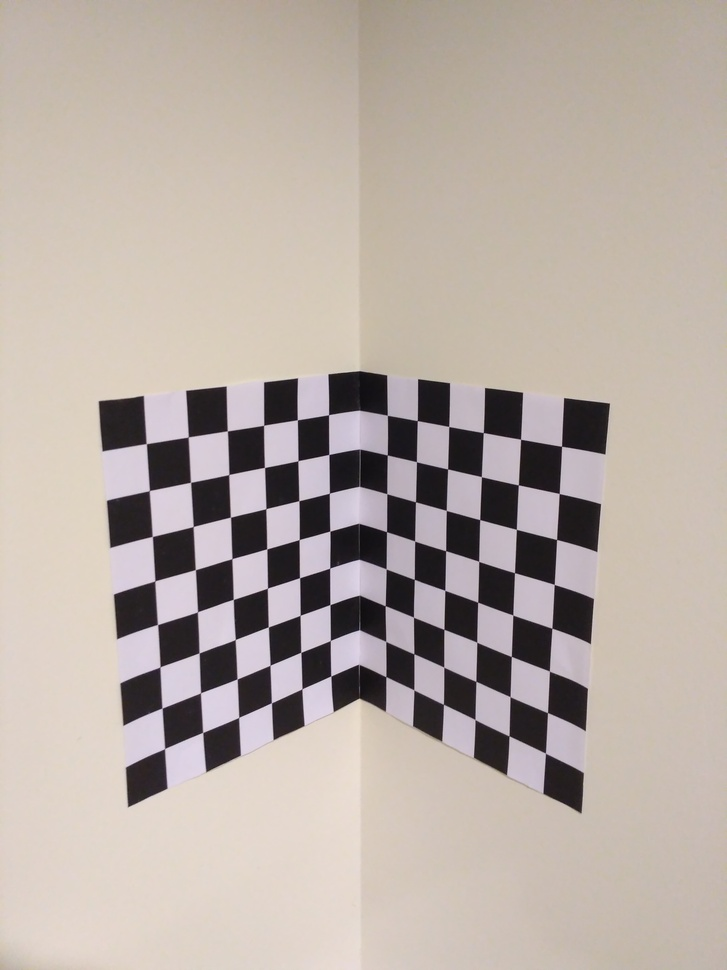
#> input picture assi1/calib-object.jpg, 727 x 970 px, shrunk from 3120 x 4160 before the run
$ jupyter execute assi1.ipynb
#> lines starting #> are read from the running program, lines starting #| are printed output that depends on the picture
[cell 1]
import cv2
import numpy as np

Q1 : Own Calibration

[cell 2]
import cv2
import numpy as np

# Load the chessboard image
image = cv2.imread('calib-object.jpg')
#> image is the input picture: shape (970, 727, 3); mean B, G, R 165.1, 172.4, 183.5
gray = cv2.cvtColor(image, cv2.COLOR_BGR2GRAY)

# Find corners using Harris corner detection
corners = cv2.cornerHarris(gray, blockSize=2, ksize=3, k=0.04)
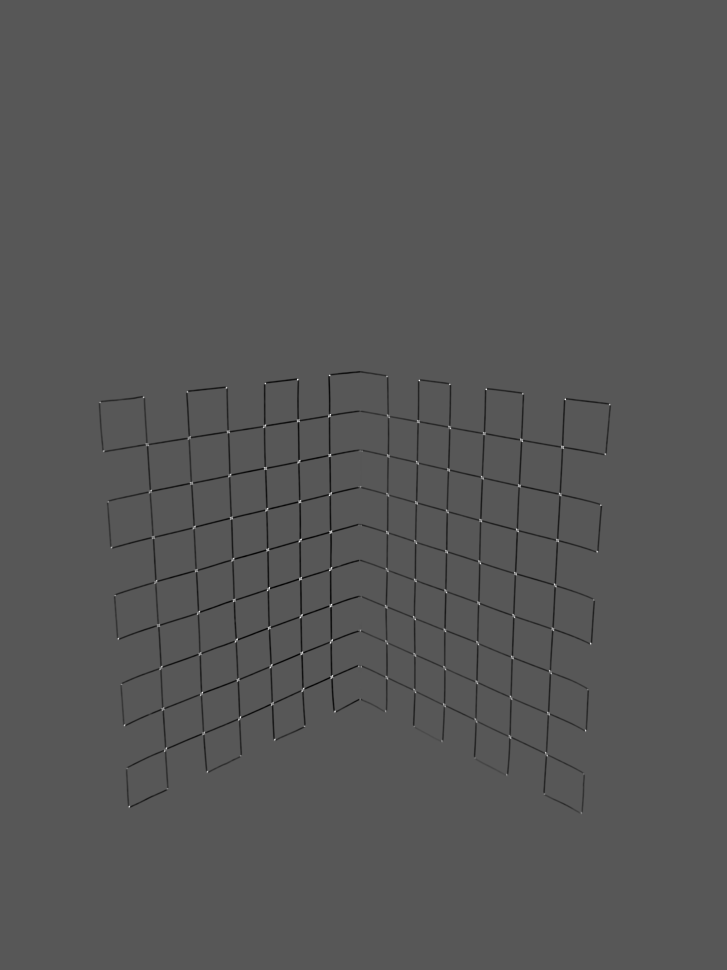
#> corners: shape (970, 727) float32; min -0.00652, max 0.0124, mean -6.7e-05; drawn with min black and max white

# Thresholding the corner response
threshold = 0.01 * corners.max()
#> threshold = 0.000124
corner_image = np.zeros_like(image)
corner_image[corners > threshold] = [0, 0, 255]  # Red color for corners

# Display the detected corners
cv2.imshow('Detected Corners', corner_image)
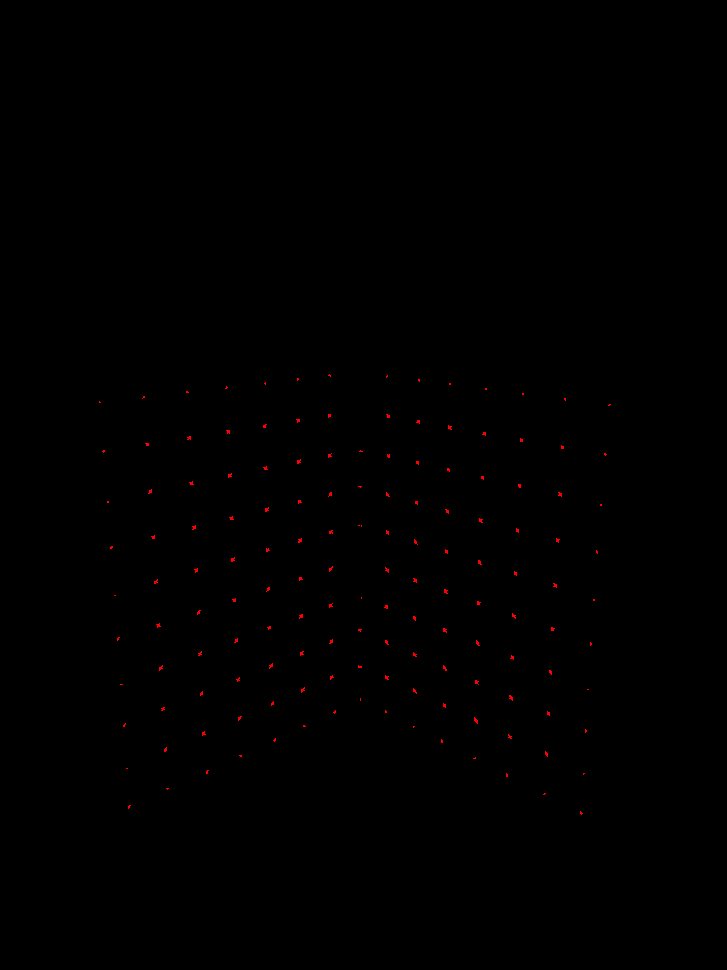
#> window 'Detected Corners': shape (970, 727, 3); mean B, G, R 0, 0, 0.5
cv2.waitKey(0)
cv2.destroyAllWindows()
